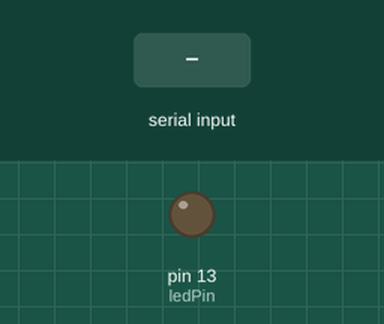
Recording of a sketch running on a simulated Arduino Uno, built with avr-gcc and run on an emulated ATmega328P. On the bench: output pins drawn as LEDs (lit = HIGH). Inputs (shaded band) come from the test bench.

Above: at 1.2 s.
1.3 s: "H" received over Serial
At 1.9 s:
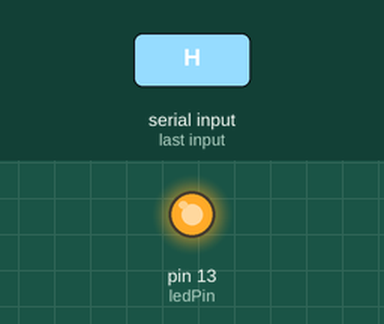
2.9 s: "L" received over Serial
At 4.2 s:
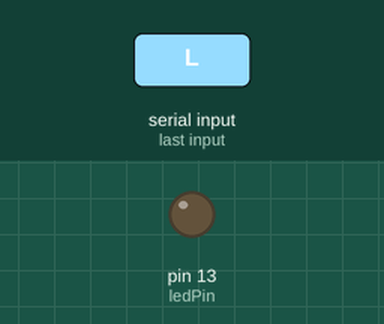
4.5 s: "HIGH" received over Serial
At 5.5 s:
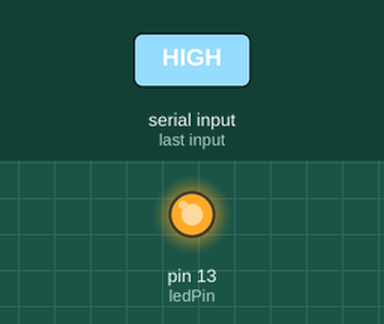
Timing chart, 0 to 7.5 s (numbered marks = the images above; inputs shaded):
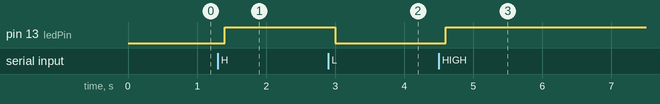

The sketch:

livebotDemo.ino
```cpp
String message = "";
int ledPin = 13;

void setup()
{
  Serial.begin(9600);
  pinMode(ledPin, OUTPUT);
}

void loop()
{
  int i=0;
  char commandbuffer[100];

  if(Serial.available()){
     delay(100);
     while( Serial.available() && i< 99) {
        commandbuffer[i++] = Serial.read();
     }
     commandbuffer[i++]='\0';
  }

  if(i>0)
  {
    message = (char*)commandbuffer;
    message.toUpperCase();
  }

  if(message == "H" || message.indexOf("HIGH") >=0)
    digitalWrite(ledPin, HIGH);
  else if(message == "L" || message.indexOf("LOW") >=0)
    digitalWrite(ledPin, LOW);
}
```

Measured:
- after the input at 1.3 s, pin 13 (ledPin): LOW → HIGH after 0.10 s
- after the input at 2.9 s, pin 13 (ledPin): HIGH → LOW after 0.10 s
- after the input at 4.5 s, pin 13 (ledPin): LOW → HIGH after 0.10 s
